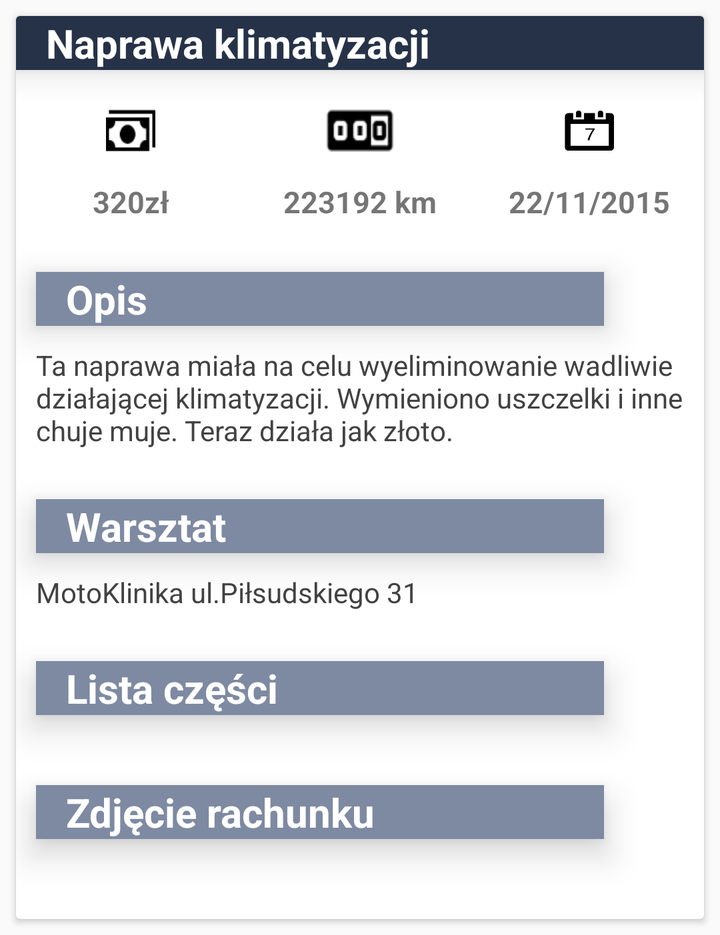
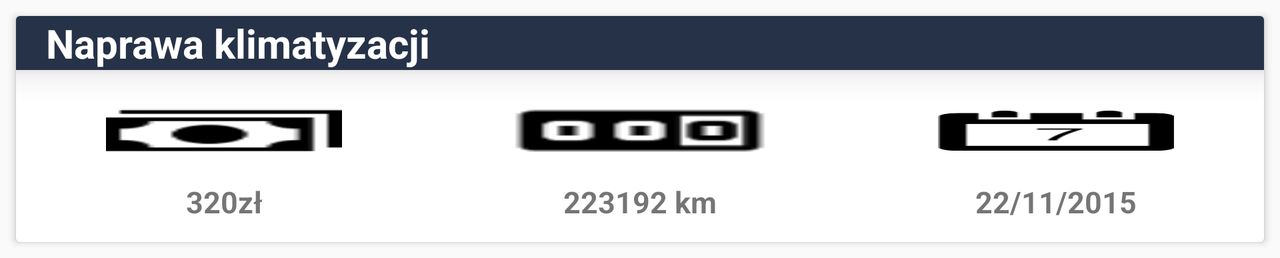

First picture: res/layout/ on a phone held upright. Second picture: the repository's own variant of that layout, on a device whose configuration matches the variant's folder. Source for both follows.
<!-- AndroidManifest.xml: application theme AppTheme -->
<!-- res/layout/repair_list_row.xml -->
<android.support.v7.widget.CardView
    xmlns:android="http://schemas.android.com/apk/res/android"
    android:layout_width="match_parent"
    android:layout_height="wrap_content"
    android:id="@+id/repairItemLayout"
    android:layout_margin="8dp"
    android:orientation="vertical">

    <LinearLayout
        android:orientation="vertical"
        android:layout_width="match_parent"
        android:layout_height="match_parent">

        <LinearLayout
            android:orientation="horizontal"
            android:layout_width="match_parent"
            android:background="@color/colorPrimaryDark"
            android:elevation="10dp"
            android:layout_height="wrap_content">

            <LinearLayout
                android:orientation="horizontal"
                android:layout_width="wrap_content"
                android:layout_height="match_parent"
                android:gravity="center_vertical">

                <TextView
                    android:layout_width="wrap_content"
                    android:layout_height="wrap_content"
                    android:textSize="20sp"
                    android:textStyle="bold"
                    android:textColor="@android:color/white"
                    android:layout_marginLeft="15dp"
                    android:text="Naprawa klimatyzacji"
                    android:id="@+id/textViewRepairTitle" />
            </LinearLayout>

            <LinearLayout
                android:orientation="horizontal"
                android:layout_width="match_parent"
                android:layout_height="match_parent"
                android:gravity="right"
                android:layout_gravity="right">

                <ImageButton
                    android:layout_width="wrap_content"
                    android:layout_height="wrap_content"
                    android:background="@drawable/ic_arrow_drop_down_white_24dp"
                    android:id="@+id/imageButtonExpandRepair" />
            </LinearLayout>

        </LinearLayout>

        <LinearLayout
            android:orientation="horizontal"
            android:layout_width="match_parent"
            android:layout_height="120dp"
            android:gravity="center_vertical"
            android:layout_marginBottom="-35dp"
            android:layout_marginTop="-30dp">

            <ImageView
                android:layout_width="match_parent"
                android:layout_height="wrap_content"
                android:id="@+id/imageViewMoney"
                android:background="@drawable/ic_money_small"
                android:layout_weight="3"
                android:layout_margin="45dp" />

            <ImageView
                android:layout_width="match_parent"
                android:layout_height="wrap_content"
                android:id="@+id/imageViewOdometer"
                android:background="@drawable/ic_odometer_black_small"
                android:layout_weight="3"
                android:layout_margin="40dp"
                android:layout_gravity="bottom" />

            <ImageView
                android:layout_width="match_parent"
                android:layout_height="wrap_content"
                android:id="@+id/imageViewDistributor"
                android:background="@drawable/ic_calendar_black"
                android:layout_weight="3"
                android:layout_marginTop="50dp"
                android:layout_marginBottom="50dp"
                android:layout_marginLeft="45dp"
                android:layout_marginRight="45dp" />

        </LinearLayout>

        <LinearLayout
            android:orientation="horizontal"
            android:layout_width="match_parent"
            android:layout_marginBottom="10dp"
            android:layout_height="wrap_content">

            <LinearLayout
                android:orientation="horizontal"
                android:layout_width="match_parent"
                android:layout_height="match_parent"
                android:layout_weight="1"
                android:layout_gravity="center"
                android:gravity="center">

                <TextView
                    android:layout_width="match_parent"
                    android:layout_height="wrap_content"
                    android:text="320zł"
                    android:textSize="15sp"
                    android:textStyle="bold"
                    android:id="@+id/textViewRepairCost"
                    android:gravity="center" />
            </LinearLayout>

            <LinearLayout
                android:orientation="horizontal"
                android:layout_width="match_parent"
                android:layout_height="match_parent"
                android:layout_weight="1"
                android:gravity="center">

                <TextView
                    android:layout_width="match_parent"
                    android:layout_height="wrap_content"
                    android:text="223192 km"
                    android:textStyle="bold"
                    android:textSize="15sp"
                    android:id="@+id/textViewRepairOdometer"
                    android:gravity="center" />
            </LinearLayout>

            <LinearLayout
                android:orientation="horizontal"
                android:layout_width="match_parent"
                android:layout_height="wrap_content"
                android:layout_weight="1"
                android:gravity="center">

                <TextView
                    android:layout_width="match_parent"
                    android:layout_height="wrap_content"
                    android:text="22/11/2015"
                    android:textStyle="bold"
                    android:textSize="15sp"
                    android:id="@+id/textViewRepairDate"
                    android:gravity="center" />

            </LinearLayout>

        </LinearLayout>

        <LinearLayout
            android:orientation="vertical"
            android:id="@+id/expandedRepairLayout"
            android:visibility="visible"
            android:layout_width="match_parent"
            android:layout_height="match_parent">

            <LinearLayout
                android:orientation="horizontal"
                android:layout_width="match_parent"
                android:layout_marginLeft="10dp"
                android:layout_marginTop="15dp"
                android:layout_marginRight="50dp"
                android:background="@color/colorPrimary"
                android:elevation="10dp"
                android:layout_height="match_parent">

                <TextView
                    android:textSize="20sp"
                    android:textStyle="bold"
                    android:textColor="@android:color/white"
                    android:layout_marginLeft="15dp"
                    android:layout_width="wrap_content"
                    android:layout_height="wrap_content"
                    android:text="Opis"
                    android:id="@+id/textView4" />
            </LinearLayout>

            <TextView
                android:layout_width="wrap_content"
                android:layout_height="wrap_content"
                android:layout_margin="10dp"
                android:textColor="@color/cardview_dark_background"
                android:text="Ta naprawa miała na celu wyeliminowanie wadliwie działającej klimatyzacji. Wymieniono uszczelki i inne chuje muje. Teraz działa jak złoto."
                android:id="@+id/textViewRepairDescription" />

            <LinearLayout
                android:orientation="horizontal"
                android:layout_width="match_parent"
                android:layout_marginLeft="10dp"
                android:layout_marginTop="15dp"
                android:layout_marginRight="50dp"
                android:background="@color/colorPrimary"
                android:elevation="10dp"
                android:layout_height="match_parent" >

                <TextView
                    android:textSize="20sp"
                    android:textStyle="bold"
                    android:textColor="@android:color/white"
                    android:layout_marginLeft="15dp"
                    android:layout_width="wrap_content"
                    android:layout_height="wrap_content"
                    android:text="Warsztat"
                    android:id="@+id/textView5" />
            </LinearLayout>

            <TextView
                android:layout_width="wrap_content"
                android:layout_height="wrap_content"
                android:text="MotoKlinika ul.Piłsudskiego 31"
                android:textColor="@color/cardview_dark_background"
                android:id="@+id/textView13"
                android:layout_margin="10dp" />

            <LinearLayout
                android:orientation="horizontal"
                android:layout_width="match_parent"
                android:layout_marginLeft="10dp"
                android:layout_marginTop="15dp"
                android:layout_marginRight="50dp"
                android:background="@color/colorPrimary"
                android:elevation="10dp"
                android:layout_height="match_parent" >

                <TextView
                    android:textSize="20sp"
                    android:textStyle="bold"
                    android:textColor="@android:color/white"
                    android:layout_marginLeft="15dp"
                    android:layout_width="wrap_content"
                    android:layout_height="wrap_content"
                    android:text="Lista części"
                    android:id="@+id/textView9" />

            </LinearLayout>

            <ListView
                android:layout_margin="10dp"
                android:layout_width="match_parent"
                android:id="@+id/partsList"
                android:layout_height="wrap_content">
            </ListView>

            <LinearLayout
                android:orientation="horizontal"
                android:layout_width="match_parent"
                android:layout_marginLeft="10dp"
                android:id="@+id/photoReceiptLayout"
                android:layout_marginTop="15dp"
                android:layout_marginRight="50dp"
                android:background="@color/colorPrimary"
                android:elevation="10dp"
                android:layout_height="match_parent" >

                <TextView
                    android:textSize="20sp"
                    android:textStyle="bold"
                    android:textColor="@android:color/white"
                    android:layout_marginLeft="15dp"
                    android:layout_width="wrap_content"
                    android:layout_height="wrap_content"
                    android:text="Zdjęcie rachunku"
                    android:id="@+id/textView12" />
            </LinearLayout>

            <ImageView
                android:layout_width="match_parent"
                android:layout_height="match_parent"
                android:layout_margin="20dp"
                android:paddingRight="40dp"
                android:id="@+id/imageViewReceipt" />

        </LinearLayout>

    </LinearLayout>

</android.support.v7.widget.CardView>
<!-- resources referenced by this layout -->
<resources>
  <color name="colorPrimary">#7E8AA2</color>
  <color name="colorPrimaryDark">#263248</color>
  <!-- drawable ic_calendar_black: png bitmap (drawable, 65838 bytes) -->
  <!-- drawable ic_money_small: png bitmap (drawable, 642 bytes) -->
  <!-- drawable ic_odometer_black_small: png bitmap (drawable, 917 bytes) -->
  <style name="AppTheme" parent="Theme.AppCompat.Light.DarkActionBar">
          
          <item name="colorPrimary">@color/colorPrimary</item>
          <item name="colorPrimaryDark">@color/colorPrimaryDark</item>
          <item name="colorAccent">@color/colorAccent</item>
      </style>
  <color name="colorAccent">#FF9800</color>
</resources>
<!-- res/layout-land/repair_list_row.xml (the repository's variant of the layout above) -->
<!-- drawn on the phone turned sideways -->
<android.support.v7.widget.CardView
    xmlns:android="http://schemas.android.com/apk/res/android"
    android:layout_width="match_parent"
    android:layout_height="wrap_content"
    android:id="@+id/repairItemLayout"
    android:layout_margin="8dp"
    android:orientation="vertical">

    <LinearLayout
        android:orientation="vertical"
        android:layout_width="match_parent"
        android:layout_height="match_parent">

        <LinearLayout
            android:orientation="horizontal"
            android:layout_width="match_parent"
            android:background="@color/colorPrimaryDark"
            android:elevation="10dp"
            android:layout_height="wrap_content">

            <LinearLayout
                android:orientation="horizontal"
                android:layout_width="wrap_content"
                android:layout_height="match_parent"
                android:gravity="center_vertical">

                <TextView
                    android:layout_width="wrap_content"
                    android:layout_height="wrap_content"
                    android:textSize="20sp"
                    android:textStyle="bold"
                    android:textColor="@android:color/white"
                    android:layout_marginLeft="15dp"
                    android:text="Naprawa klimatyzacji"
                    android:id="@+id/textViewRepairTitle" />
            </LinearLayout>

            <LinearLayout
                android:orientation="horizontal"
                android:layout_width="match_parent"
                android:layout_height="match_parent"
                android:gravity="right"
                android:layout_gravity="right">

                <ImageButton
                    android:layout_width="wrap_content"
                    android:layout_height="wrap_content"
                    android:background="@drawable/ic_arrow_drop_down_white_24dp"
                    android:id="@+id/imageButtonExpandRepair" />
            </LinearLayout>

        </LinearLayout>

        <LinearLayout
            android:orientation="horizontal"
            android:layout_width="match_parent"
            android:layout_height="120dp"
            android:gravity="center_vertical"
            android:layout_marginBottom="-35dp"
            android:layout_marginTop="-30dp">

            <ImageView
                android:layout_width="match_parent"
                android:layout_height="wrap_content"
                android:id="@+id/imageViewMoney"
                android:background="@drawable/ic_money_small"
                android:layout_weight="3"
                android:layout_margin="45dp" />

            <ImageView
                android:layout_width="match_parent"
                android:layout_height="wrap_content"
                android:id="@+id/imageViewOdometer"
                android:background="@drawable/ic_odometer_black_small"
                android:layout_weight="3"
                android:layout_margin="40dp"
                android:layout_gravity="bottom" />

            <ImageView
                android:layout_width="match_parent"
                android:layout_height="wrap_content"
                android:id="@+id/imageViewDistributor"
                android:background="@drawable/ic_calendar_black"
                android:layout_weight="3"
                android:layout_marginTop="50dp"
                android:layout_marginBottom="50dp"
                android:layout_marginLeft="45dp"
                android:layout_marginRight="45dp" />

        </LinearLayout>

        <LinearLayout
            android:orientation="horizontal"
            android:layout_width="match_parent"
            android:layout_marginBottom="10dp"
            android:layout_height="wrap_content">

            <LinearLayout
                android:orientation="horizontal"
                android:layout_width="match_parent"
                android:layout_height="match_parent"
                android:layout_weight="1"
                android:layout_gravity="center"
                android:gravity="center">

                <TextView
                    android:layout_width="match_parent"
                    android:layout_height="wrap_content"
                    android:text="320zł"
                    android:textSize="15sp"
                    android:textStyle="bold"
                    android:id="@+id/textViewRepairCost"
                    android:gravity="center" />
            </LinearLayout>

            <LinearLayout
                android:orientation="horizontal"
                android:layout_width="match_parent"
                android:layout_height="match_parent"
                android:layout_weight="1"
                android:gravity="center">

                <TextView
                    android:layout_width="match_parent"
                    android:layout_height="wrap_content"
                    android:text="223192 km"
                    android:textStyle="bold"
                    android:textSize="15sp"
                    android:id="@+id/textViewRepairOdometer"
                    android:gravity="center" />
            </LinearLayout>

            <LinearLayout
                android:orientation="horizontal"
                android:layout_width="match_parent"
                android:layout_height="wrap_content"
                android:layout_weight="1"
                android:gravity="center">

                <TextView
                    android:layout_width="match_parent"
                    android:layout_height="wrap_content"
                    android:text="22/11/2015"
                    android:textStyle="bold"
                    android:textSize="15sp"
                    android:id="@+id/textViewRepairDate"
                    android:gravity="center" />

            </LinearLayout>

        </LinearLayout>

        <LinearLayout
            android:orientation="vertical"
            android:id="@+id/expandedRepairLayout"
            android:visibility="gone"
            android:layout_width="match_parent"
            android:layout_height="match_parent">

            <LinearLayout
                android:orientation="horizontal"
                android:layout_width="match_parent"
                android:layout_marginLeft="10dp"
                android:layout_marginTop="15dp"
                android:layout_marginRight="50dp"
                android:background="@color/colorPrimary"
                android:elevation="10dp"
                android:layout_height="match_parent">

                <TextView
                    android:textSize="20sp"
                    android:textStyle="bold"
                    android:textColor="@android:color/white"
                    android:layout_marginLeft="15dp"
                    android:layout_width="wrap_content"
                    android:layout_height="wrap_content"
                    android:text="Opis"
                    android:id="@+id/textView4" />
            </LinearLayout>

            <TextView
                android:layout_width="wrap_content"
                android:layout_height="wrap_content"
                android:layout_margin="10dp"
                android:textColor="@color/cardview_dark_background"
                android:text="Ta naprawa miała na celu wyeliminowanie wadliwie działającej klimatyzacji. Wymieniono uszczelki i inne chuje muje. Teraz działa jak złoto."
                android:id="@+id/textViewRepairDescription" />

            <LinearLayout
                android:orientation="horizontal"
                android:layout_width="match_parent"
                android:layout_marginLeft="10dp"
                android:layout_marginTop="15dp"
                android:layout_marginRight="50dp"
                android:background="@color/colorPrimary"
                android:elevation="10dp"
                android:layout_height="match_parent" >

                <TextView
                    android:textSize="20sp"
                    android:textStyle="bold"
                    android:textColor="@android:color/white"
                    android:layout_marginLeft="15dp"
                    android:layout_width="wrap_content"
                    android:layout_height="wrap_content"
                    android:text="Warsztat"
                    android:id="@+id/textView5" />
            </LinearLayout>

            <TextView
                android:layout_width="wrap_content"
                android:layout_height="wrap_content"
                android:text="MotoKlinika ul.Piłsudskiego 31"
                android:textColor="@color/cardview_dark_background"
                android:id="@+id/textView13"
                android:layout_margin="10dp" />

            <LinearLayout
                android:orientation="horizontal"
                android:layout_width="match_parent"
                android:layout_marginLeft="10dp"
                android:layout_marginTop="15dp"
                android:layout_marginRight="50dp"
                android:background="@color/colorPrimary"
                android:elevation="10dp"
                android:layout_height="match_parent" >

                <TextView
                    android:textSize="20sp"
                    android:textStyle="bold"
                    android:textColor="@android:color/white"
                    android:layout_marginLeft="15dp"
                    android:layout_width="wrap_content"
                    android:layout_height="wrap_content"
                    android:text="Lista części"
                    android:id="@+id/textView9" />
            </LinearLayout>

            <LinearLayout
                android:orientation="horizontal"
                android:layout_width="match_parent"
                android:layout_marginLeft="10dp"
                android:id="@+id/photoReceiptLayout"
                android:layout_marginTop="15dp"
                android:layout_marginRight="50dp"
                android:background="@color/colorPrimary"
                android:elevation="10dp"
                android:layout_height="match_parent" >

                <TextView
                    android:textSize="20sp"
                    android:textStyle="bold"
                    android:textColor="@android:color/white"
                    android:layout_marginLeft="15dp"
                    android:layout_width="wrap_content"
                    android:layout_height="wrap_content"
                    android:text="Zdjęcie rachunku"
                    android:id="@+id/textView12" />
            </LinearLayout>

            <ImageView
                android:layout_width="match_parent"
                android:layout_height="100dp"
                android:id="@+id/imageViewReceipt" />

        </LinearLayout>

    </LinearLayout>

</android.support.v7.widget.CardView>
